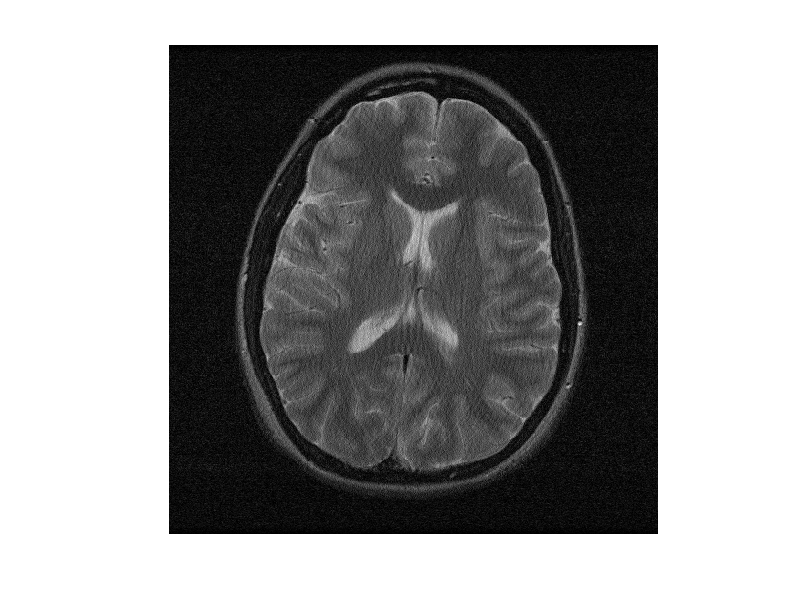

Here is the MATLAB script that generated this plot: (Note: this script raises an error after producing the figure.)
close all; clear all;

load brain512 

sampler=mask./pdf;


%%%%%%%%%%%%%%%%%%%%%%%%%%%%
% Reconstruction Parameters 
%%%%%%%%%%%%%%%%%%%%%%%%%%%%

N = size(data); 	% image Size
DN = size(data); 	% Fourier data Size
param.TVWeight = 0.77; 	% Weight for TV penalty
param.FOVWeight = 1;

% scale data
im_dc = ifftshift(ifft2(ifftshift(data.*sampler))); % matrix E has been defined here
data = data/max(abs(im_dc(:)));

im_dc = im_dc/max(abs(im_dc(:)));

res = im_dc;  %Initial degraded image supplied to fnlcg function
figure(300), imshow(abs(res), []);

% do iterations
tic
for n=1:5
	res = fnlCg(res,sampler,data, param);  %initialize fnlcg
	im_res = res;
	figure(100), imshow(abs(im_res),[]), drawnow
end
toc
